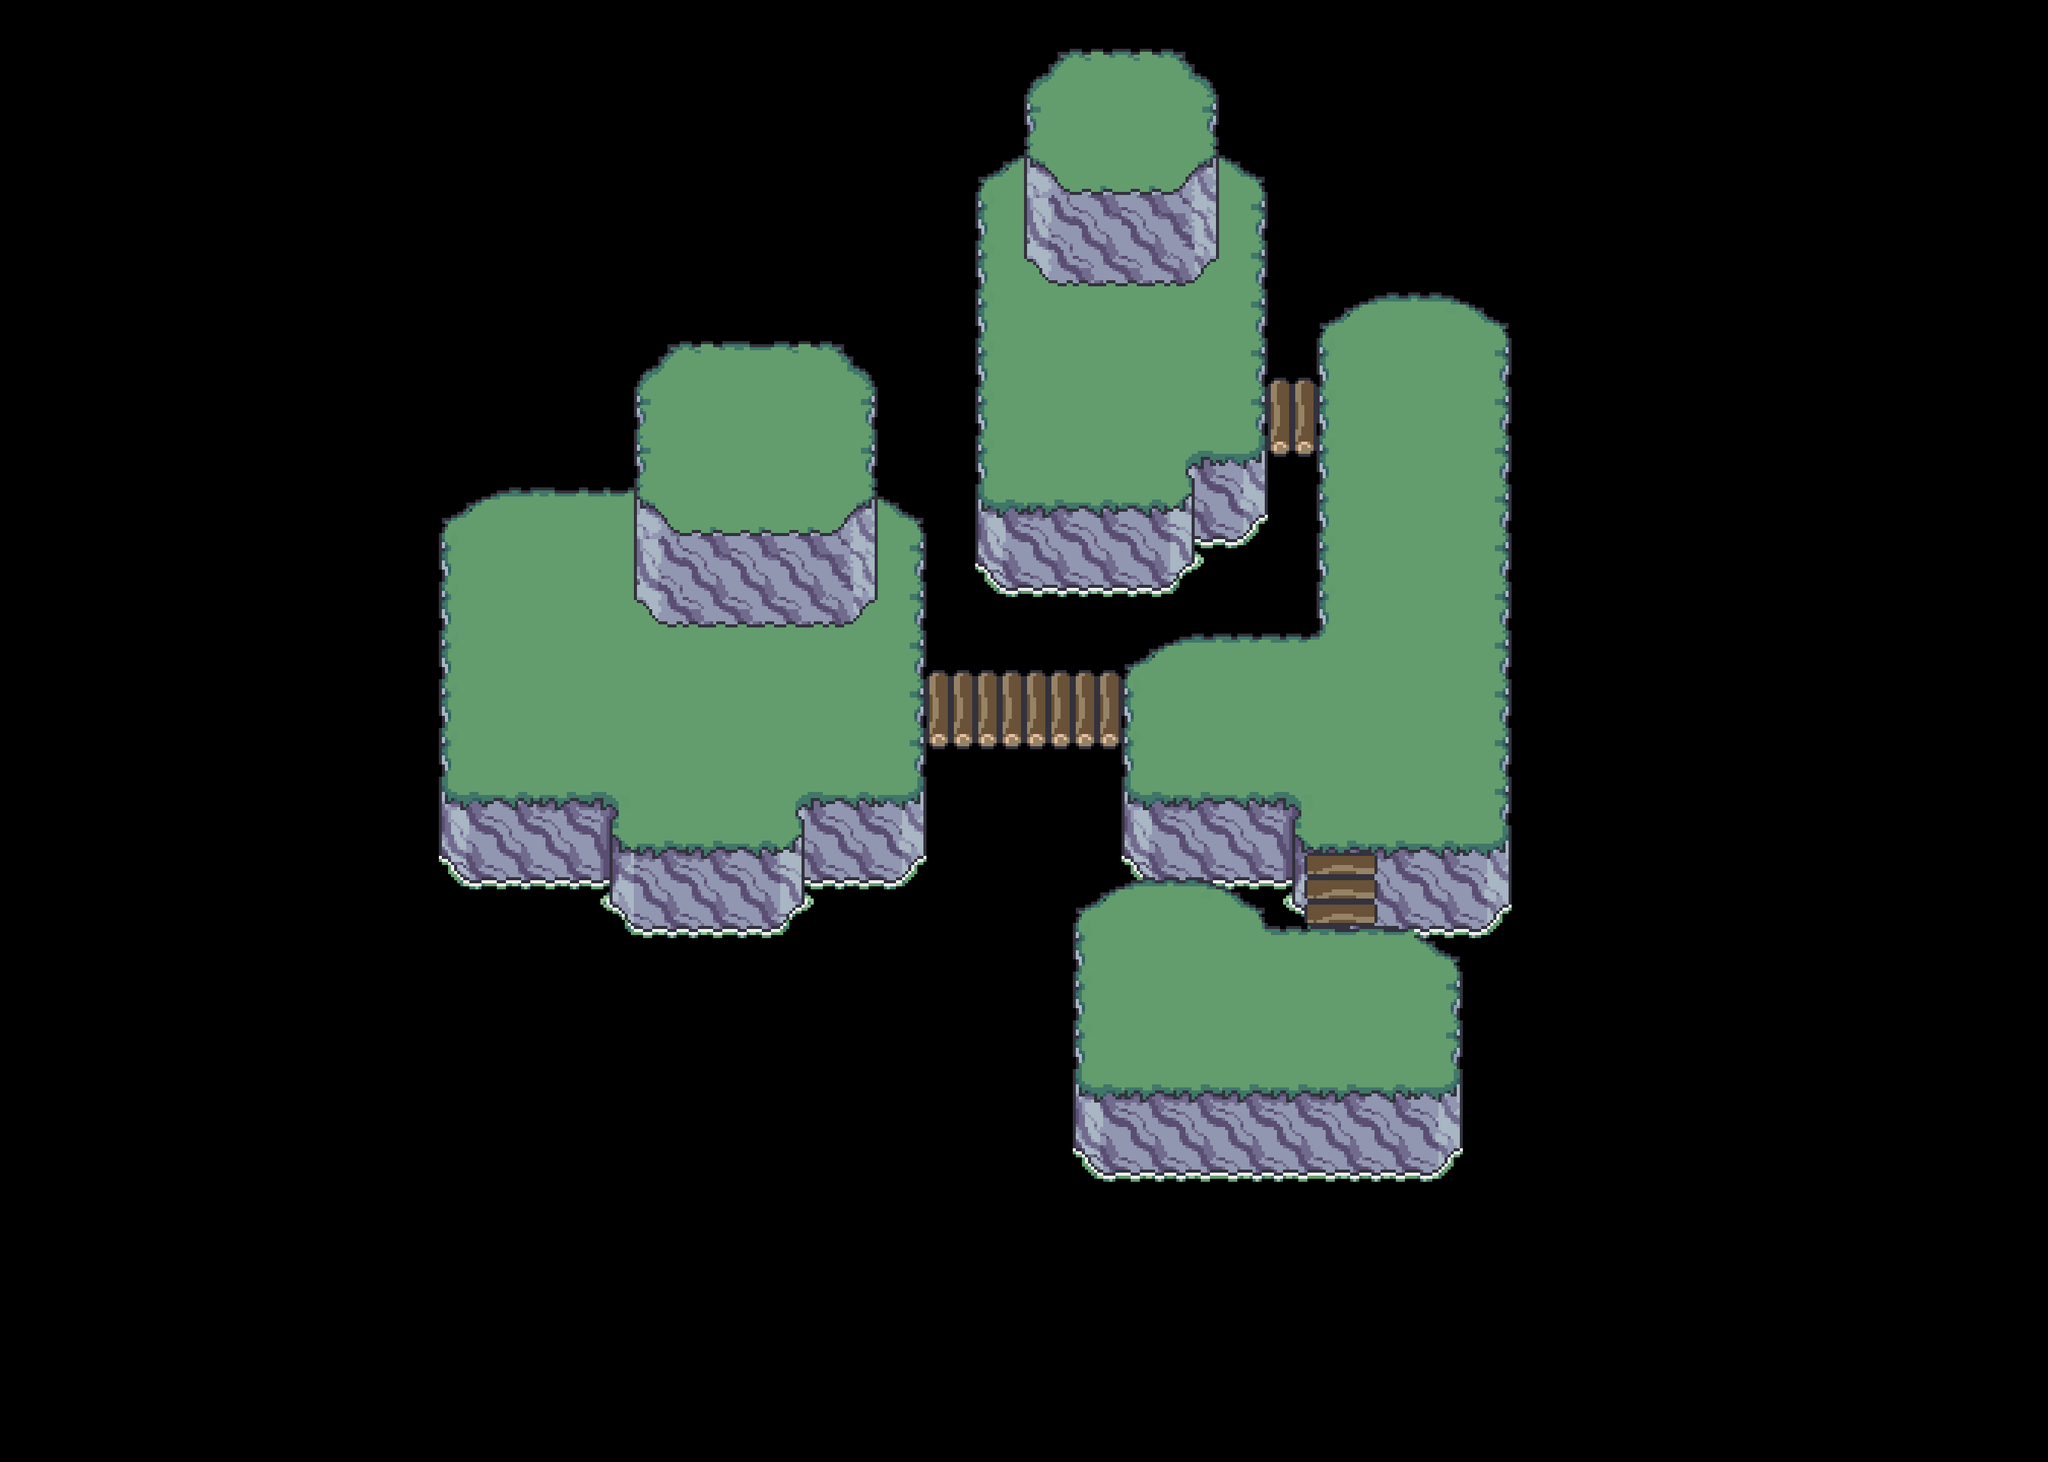

A 2D game scene composited from a Tiled map and its tileset images. What follows is a short description and the map's XML, with each tile layer's data collapsed to a summary:
An orthogonal 42x30 tile map with 64x64 px tiles, 2 tile layers (main, top), 3 tilesets and 160 objects (91x grass, 41x palm, 17x stone, 6x Node).

<map version="1.10" tiledversion="1.10.1" orientation="orthogonal" renderorder="right-down" width="42" height="30" tilewidth="64" tileheight="64" infinite="0" nextlayerid="7" nextobjectid="239">
 <tileset firstgid="1" source="../tilesets/overworld.tsx" />
 <tileset firstgid="127" source="../tilesets/map objects.tsx" />
 <tileset firstgid="134" source="../tilesets/editor_paths.tsx" />
 <layer id="1" name="main" width="42" height="30">
  <data>[1260 cells, 235 non-empty, 36 distinct tile ids]</data>
 </layer>
 <layer id="2" name="top" width="42" height="30">
  <data>[1260 cells, 126 non-empty, 50 distinct tile ids]</data>
 </layer>
 <objectgroup id="4" name="Nodes">
  <object id="62" name="Node" x="640" y="768" width="64" height="64">
   <properties>
    <property name="down" value="1" />
    <property name="stage" type="int" value="0" />
   </properties>
  </object>
  <object id="63" name="Node" x="960" y="896" width="64" height="64">
   <properties>
    <property name="left" value="1r" />
    <property name="right" value="3" />
    <property name="stage" type="int" value="1" />
    <property name="up" value="2" />
   </properties>
  </object>
  <object id="64" name="Node" x="1728" y="960" width="64" height="64">
   <properties>
    <property name="down" value="4" />
    <property name="left" value="3r" />
    <property name="right" value="5" />
    <property name="stage" type="int" value="3" />
   </properties>
  </object>
  <object id="65" name="Node" x="1408" y="512" width="64" height="64">
   <properties>
    <property name="right" value="5r" />
    <property name="stage" type="int" value="5" />
   </properties>
  </object>
  <object id="66" name="Node" x="1536" y="1280" width="64" height="64">
   <properties>
    <property name="right" value="4r" />
    <property name="stage" type="int" value="4" />
   </properties>
  </object>
  <object id="67" name="Node" x="1024" y="512" width="64" height="64">
   <properties>
    <property name="left" value="2r" />
    <property name="stage" type="int" value="2" />
   </properties>
  </object>
 </objectgroup>
 <objectgroup id="6" name="Paths" visible="0">
  <object id="155" x="1728" y="960">
   <properties>
    <property name="end" type="int" value="4" />
    <property name="path_id" type="int" value="4" />
    <property name="start" type="int" value="3" />
   </properties>
   <polygon points="0,0 0,320 -192,320" />
  </object>
  <object id="159" x="640" y="768">
   <properties>
    <property name="end" type="int" value="1" />
    <property name="path_id" type="int" value="1" />
    <property name="start" type="int" value="0" />
   </properties>
   <polygon points="0,0 0,128 320,128" />
  </object>
  <object id="162" x="960" y="896">
   <properties>
    <property name="end" type="int" value="2" />
    <property name="path_id" type="int" value="2" />
    <property name="start" type="int" value="1" />
   </properties>
   <polygon points="0,0 0,-384 64,-384" />
  </object>
  <object id="163" x="1728" y="960">
   <properties>
    <property name="end" type="int" value="5" />
    <property name="path_id" type="int" value="5" />
    <property name="start" type="int" value="4" />
   </properties>
   <polygon points="0,0 128,0 128,-448 -320,-448" />
  </object>
  <object id="165" x="960" y="896">
   <properties>
    <property name="end" type="int" value="3" />
    <property name="path_id" type="int" value="3" />
    <property name="start" type="int" value="1" />
   </properties>
   <polygon points="0,0 704,0 704,64 768,64" />
  </object>
 </objectgroup>
 <objectgroup id="3" name="Objects">
  <object id="1" name="palm" gid="127" x="1049.5" y="847.5" width="100" height="128" />
  <object id="2" name="palm" gid="127" x="748" y="751" width="100" height="128" />
  <object id="3" name="palm" gid="127" x="592.25" y="1039.25" width="100" height="128" />
  <object id="4" name="palm" gid="127" x="896" y="1088" width="100" height="128" />
  <object id="5" name="palm" gid="127" x="1124" y="701.5" width="100" height="128" />
  <object id="6" name="palm" gid="127" x="991" y="504" width="100" height="128" />
  <object id="7" name="palm" gid="127" x="837.5" y="517" width="100" height="128" />
  <object id="8" name="palm" gid="127" x="694.5" y="698.5" width="100" height="128" />
  <object id="9" name="grass" gid="132" x="1041.5" y="516" width="36" height="20" />
  <object id="11" name="grass" gid="129" x="813.5" y="942" width="28" height="16" />
  <object id="12" name="grass" gid="129" x="743" y="859" width="28" height="16" />
  <object id="13" name="grass" gid="129" x="674.5" y="785.5" width="28" height="16" />
  <object id="14" name="grass" gid="129" x="641" y="819.5" width="28" height="16" />
  <object id="15" name="grass" gid="129" x="666.5" y="936.5" width="28" height="16" />
  <object id="16" name="grass" gid="129" x="846.5" y="1014.5" width="28" height="16" />
  <object id="17" name="grass" gid="129" x="1148.5" y="879" width="28" height="16" />
  <object id="18" name="grass" gid="130" x="1123.5" y="837.5" width="28" height="20" />
  <object id="19" name="grass" gid="130" x="1536" y="448" width="28" height="20" />
  <object id="20" name="grass" gid="130" x="960" y="640" width="28" height="20" />
  <object id="21" name="grass" gid="130" x="1167.5" y="708" width="28" height="20" />
  <object id="22" name="grass" gid="130" x="1098.5" y="841.5" width="28" height="20" />
  <object id="23" name="grass" gid="130" x="1159.5" y="1001.5" width="28" height="20" />
  <object id="24" name="grass" gid="130" x="1183" y="1032.5" width="28" height="20" />
  <object id="25" name="grass" gid="130" x="1030" y="1090" width="28" height="20" />
  <object id="26" name="grass" gid="130" x="890.5" y="1081" width="28" height="20" />
  <object id="27" name="grass" gid="132" x="1013.5" y="906.5" width="36" height="20" />
  <object id="28" name="grass" gid="132" x="1078" y="970" width="36" height="20" />
  <object id="29" name="grass" gid="132" x="955.5" y="1008.5" width="36" height="20" />
  <object id="30" name="grass" gid="132" x="875.5" y="920.5" width="36" height="20" />
  <object id="31" name="grass" gid="132" x="831" y="880" width="36" height="20" />
  <object id="32" name="grass" gid="132" x="710.5" y="943" width="36" height="20" />
  <object id="33" name="grass" gid="132" x="714.5" y="989" width="36" height="20" />
  <object id="34" name="grass" gid="132" x="789.5" y="1014" width="36" height="20" />
  <object id="35" name="grass" gid="132" x="656" y="881" width="36" height="20" />
  <object id="36" name="grass" gid="132" x="727.5" y="706" width="36" height="20" />
  <object id="37" name="grass" gid="132" x="694" y="661.5" width="36" height="20" />
  <object id="38" name="grass" gid="132" x="599" y="697.5" width="36" height="20" />
  <object id="39" name="grass" gid="132" x="768" y="756.5" width="36" height="20" />
  <object id="40" name="grass" gid="132" x="768" y="756.5" width="36" height="20" />
  <object id="41" name="grass" gid="132" x="768" y="756.5" width="36" height="20" />
  <object id="42" name="palm" gid="127" x="1571" y="374" width="100" height="128" />
  <object id="43" name="palm" gid="127" x="1263" y="278" width="100" height="128" />
  <object id="44" name="palm" gid="127" x="1534" y="438" width="100" height="128" />
  <object id="45" name="palm" gid="127" x="1740" y="477" width="100" height="128" />
  <object id="46" name="palm" gid="127" x="1874" y="467" width="100" height="128" />
  <object id="47" name="palm" gid="127" x="1880" y="1024" width="100" height="128" />
  <object id="48" name="palm" gid="127" x="1675.33" y="880.667" width="100" height="128" />
  <object id="49" name="palm" gid="127" x="1498" y="891" width="100" height="128" />
  <object id="50" name="palm" gid="127" x="779" y="853" width="100" height="128" />
  <object id="51" name="palm" gid="127" x="1354" y="146" width="100" height="128" />
  </objectgroup>
</map>
<!-- 99 of 160 objects omitted -->